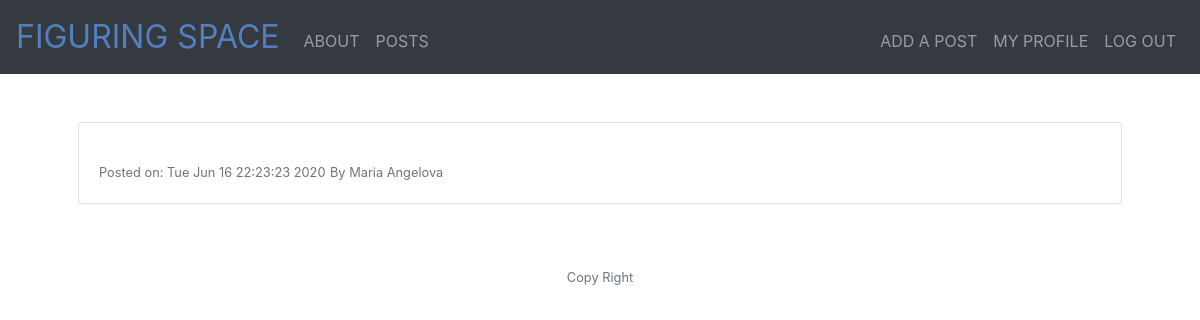
Before: /post/1 (signed in) with the older database file.
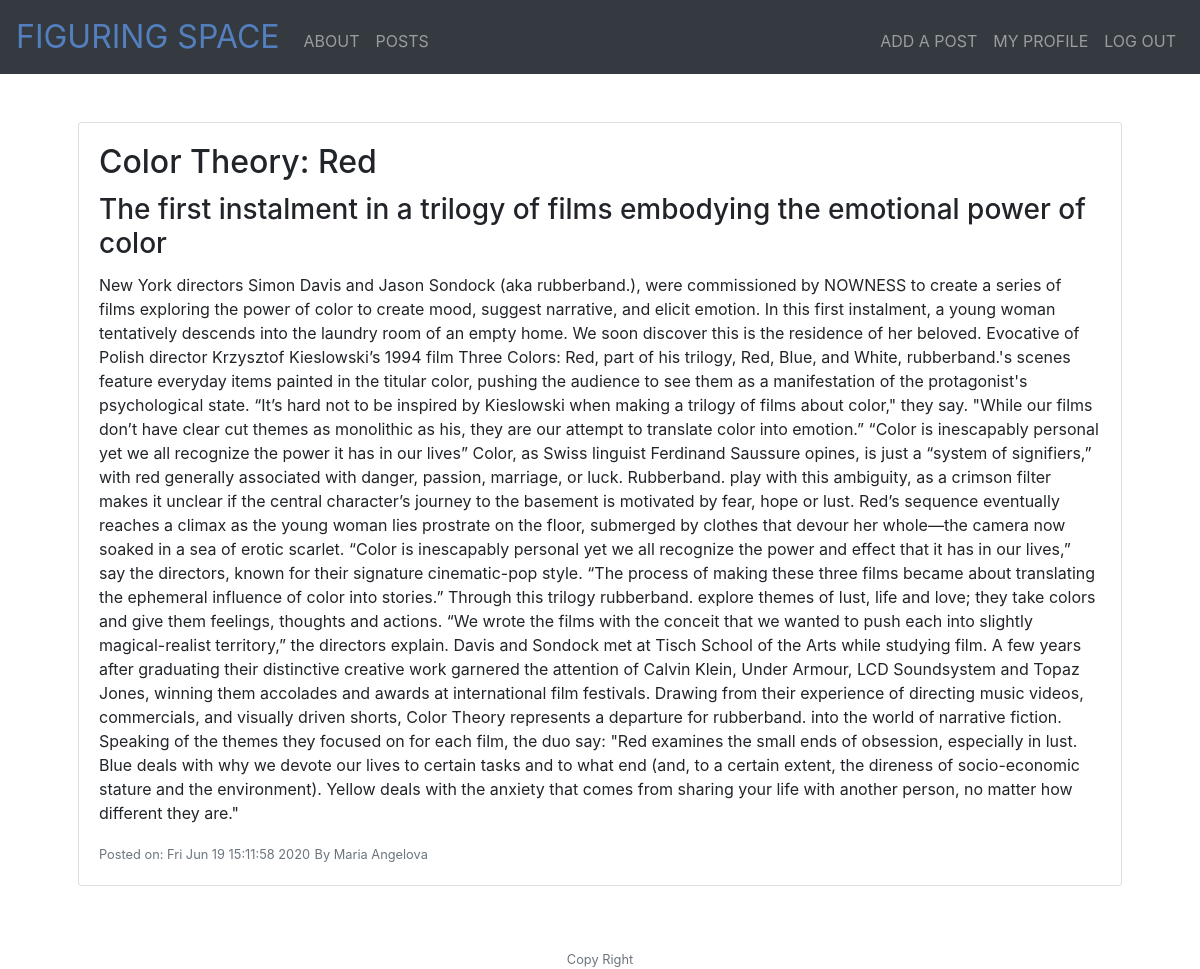
After: the same page with the newer database file.
### models.py (models this page shows)
class Post(db.Model):
    id = db.Column(db.Integer, primary_key=True)
    title = db.Column(db.String(50))
    subtitle = db.Column(db.String(50))
    date_posted = db.Column(db.DateTime)
    content = db.Column(db.Text)
    author = db.Column(db.Integer, db.ForeignKey("user.id"))
    categories = db.relationship("Category", secondary='categories', backref=db.backref('posts', lazy='dynamic'))

### app.py (the view)
@app.route('/post/<id>')
@login_required
def post(id):
    post = Post.query.filter_by(id=id).first()
    author = User.query.filter_by(id=post.author).first()
    return render_template("post.html", post=post, author=author)

### app.py (called while the page is built)
@app.after_request
def after_request(response):
    response.headers["Cache-Control"] = "no-cache, no-store, must-revalidate"
    response.headers["Expires"] = 0
    response.headers["Pragma"] = "no-cache"
    return response

### helper.py (called while the page is built)
def login_required(f):
    @wraps(f)
    def decorated_function(*args, **kwargs):
        if session.get("user_id") is None:
            return redirect("/login")
        return f(*args, **kwargs)
    return decorated_function

### templates/post.html
{% extends "layout.html" %} {% block main %}
<div class="card mb-3">
  <div class="card-body" style="text-align: left;">
    <h2 class="card-title">{{post.title}}</h2>
    <h3 class="card-title">{{post.subtitle}}</h3>
    <p class="card-text">
      {{post.content}}
    </p>
    <p class="card-text">
      <small class="text-muted"
        >Posted on: {{post.date_posted.strftime("%c")}}</small
      >
      <small class="text-muted"
        >By {{author.first_name}} {{author.last_name}}</small
      >
    </p>
  </div>
</div>
{% endblock %}

Changed rows visible on the page:
changed Post: title (not shown) → "Color Theory: Red"; subtitle (not shown) → "The first instalment in a trilogy of films embodying the emotional power of color"; content (not shown) → "New York directors Simon Davis and Jason Sondock (aka rubberband.), were commissioned by NOWNESS to create a series of films exploring the power of color to create mood, suggest narrative, and elicit emotion. In this first instalment, a young woman tentatively descends into the laundry room of an empty home. We soon discover this is the residence of her beloved. Evocative of Polish director Krzysztof Kieslowski’s 1994 film Three Colors: Red, part of his trilogy, Red, Blue, and White, rubberband.'s scenes feature everyday items painted in the titular color, pushing the audience to see them as a manifestation of the protagonist's psychological state. “It’s hard not to be inspired by…"; date_posted "Tue Jun 16 22:23:23 2020" → "Fri Jun 19 15:11:58 2020"
